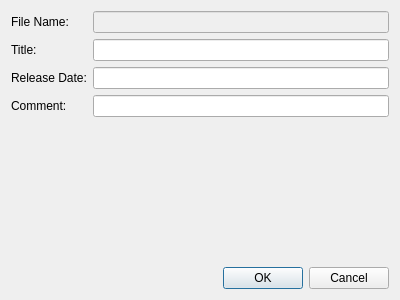
<?xml version="1.0" encoding="UTF-8"?>
<ui version="4.0">
 <class>NMediaManager::NUi::CSetTags</class>
 <widget class="QDialog" name="NMediaManager::NUi::CSetTags">
  <property name="geometry">
   <rect>
    <x>0</x>
    <y>0</y>
    <width>400</width>
    <height>300</height>
   </rect>
  </property>
  <property name="windowTitle">
   <string>Set Tags</string>
  </property>
  <layout class="QFormLayout" name="formLayout">
   <item row="0" column="0">
    <widget class="QLabel" name="label">
     <property name="text">
      <string>File Name:</string>
     </property>
    </widget>
   </item>
   <item row="0" column="1">
    <widget class="QLineEdit" name="fileName">
     <property name="enabled">
      <bool>false</bool>
     </property>
     <property name="readOnly">
      <bool>true</bool>
     </property>
    </widget>
   </item>
   <item row="1" column="0">
    <widget class="QLabel" name="label_2">
     <property name="text">
      <string>Title:</string>
     </property>
    </widget>
   </item>
   <item row="1" column="1">
    <widget class="QLineEdit" name="title">
     <property name="readOnly">
      <bool>false</bool>
     </property>
    </widget>
   </item>
   <item row="2" column="0">
    <widget class="QLabel" name="label_3">
     <property name="text">
      <string>Release Date:</string>
     </property>
    </widget>
   </item>
   <item row="2" column="1">
    <widget class="QLineEdit" name="releaseDate">
     <property name="readOnly">
      <bool>false</bool>
     </property>
    </widget>
   </item>
   <item row="3" column="0">
    <widget class="QLabel" name="label_4">
     <property name="text">
      <string>Comment:</string>
     </property>
    </widget>
   </item>
   <item row="3" column="1">
    <widget class="QLineEdit" name="comments">
     <property name="readOnly">
      <bool>false</bool>
     </property>
    </widget>
   </item>
   <item row="5" column="0" colspan="2">
    <widget class="QDialogButtonBox" name="buttonBox">
     <property name="orientation">
      <enum>Qt::Horizontal</enum>
     </property>
     <property name="standardButtons">
      <set>QDialogButtonBox::Cancel|QDialogButtonBox::Ok</set>
     </property>
    </widget>
   </item>
   <item row="4" column="0" colspan="2">
    <spacer name="verticalSpacer">
     <property name="orientation">
      <enum>Qt::Vertical</enum>
     </property>
     <property name="sizeHint" stdset="0">
      <size>
       <width>20</width>
       <height>40</height>
      </size>
     </property>
    </spacer>
   </item>
  </layout>
 </widget>
 <resources/>
 <connections>
  <connection>
   <sender>buttonBox</sender>
   <signal>accepted()</signal>
   <receiver>NMediaManager::NUi::CSetTags</receiver>
   <slot>accept()</slot>
   <hints>
    <hint type="sourcelabel">
     <x>248</x>
     <y>254</y>
    </hint>
    <hint type="destinationlabel">
     <x>157</x>
     <y>274</y>
    </hint>
   </hints>
  </connection>
  <connection>
   <sender>buttonBox</sender>
   <signal>rejected()</signal>
   <receiver>NMediaManager::NUi::CSetTags</receiver>
   <slot>reject()</slot>
   <hints>
    <hint type="sourcelabel">
     <x>316</x>
     <y>260</y>
    </hint>
    <hint type="destinationlabel">
     <x>286</x>
     <y>274</y>
    </hint>
   </hints>
  </connection>
 </connections>
</ui>
